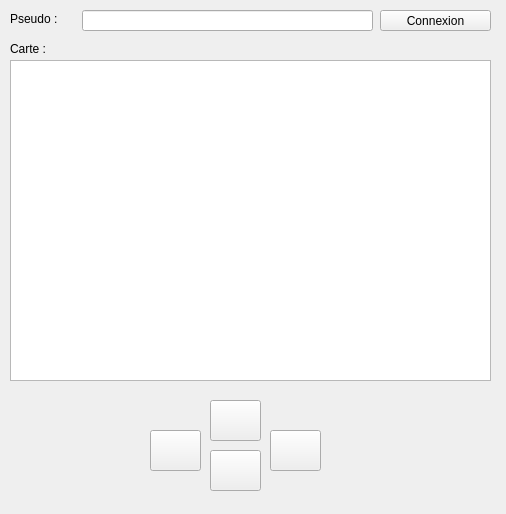
<?xml version="1.0" encoding="UTF-8"?>
<ui version="4.0">
 <class>Form</class>
 <widget class="QWidget" name="Form">
  <property name="geometry">
   <rect>
    <x>0</x>
    <y>0</y>
    <width>506</width>
    <height>514</height>
   </rect>
  </property>
  <property name="windowTitle">
   <string>Projet_Reseau</string>
  </property>
  <widget class="QPushButton" name="up">
   <property name="geometry">
    <rect>
     <x>210</x>
     <y>400</y>
     <width>51</width>
     <height>41</height>
    </rect>
   </property>
   <property name="text">
    <string/>
   </property>
  </widget>
  <widget class="QPushButton" name="down">
   <property name="geometry">
    <rect>
     <x>210</x>
     <y>450</y>
     <width>51</width>
     <height>41</height>
    </rect>
   </property>
   <property name="text">
    <string/>
   </property>
  </widget>
  <widget class="QPushButton" name="left">
   <property name="geometry">
    <rect>
     <x>150</x>
     <y>430</y>
     <width>51</width>
     <height>41</height>
    </rect>
   </property>
   <property name="text">
    <string/>
   </property>
  </widget>
  <widget class="QPushButton" name="right">
   <property name="geometry">
    <rect>
     <x>270</x>
     <y>430</y>
     <width>51</width>
     <height>41</height>
    </rect>
   </property>
   <property name="text">
    <string/>
   </property>
  </widget>
  <widget class="QTableWidget" name="carte">
   <property name="geometry">
    <rect>
     <x>10</x>
     <y>60</y>
     <width>481</width>
     <height>321</height>
    </rect>
   </property>
  </widget>
  <widget class="QLabel" name="label_carte">
   <property name="geometry">
    <rect>
     <x>10</x>
     <y>40</y>
     <width>51</width>
     <height>17</height>
    </rect>
   </property>
   <property name="text">
    <string>Carte :</string>
   </property>
  </widget>
  <widget class="QLabel" name="label_pseudo">
   <property name="geometry">
    <rect>
     <x>10</x>
     <y>10</y>
     <width>61</width>
     <height>17</height>
    </rect>
   </property>
   <property name="text">
    <string>Pseudo :</string>
   </property>
  </widget>
  <widget class="QPushButton" name="connexion">
   <property name="geometry">
    <rect>
     <x>380</x>
     <y>10</y>
     <width>111</width>
     <height>21</height>
    </rect>
   </property>
   <property name="text">
    <string>Connexion</string>
   </property>
  </widget>
  <widget class="QLineEdit" name="edit_pseudo">
   <property name="geometry">
    <rect>
     <x>82</x>
     <y>10</y>
     <width>291</width>
     <height>21</height>
    </rect>
   </property>
  </widget>
 </widget>
 <resources/>
 <connections/>
</ui>
